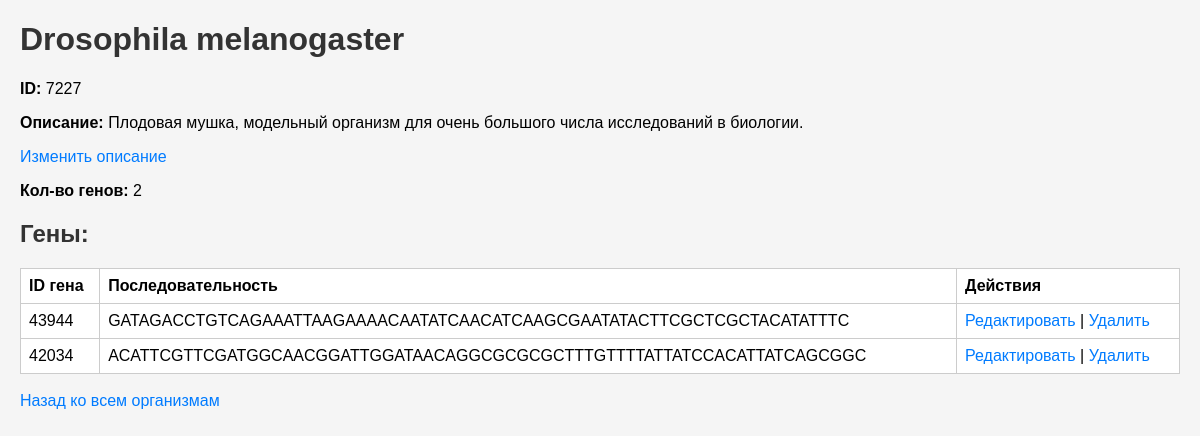
Page /organism/7227 on the committed database.
### app/models.py (models this page shows, shortened)
class Organism(db.Model):
    id = db.Column(db.String, primary_key=True)
    name = db.Column(db.String, nullable=False)
    gene_count = db.Column(db.Integer, default=0)
    description = db.Column(db.String, default="Описание не предоставлено")  # Значение по умолчанию
    genes = db.relationship('Gene', backref='organism', lazy=True)

class Gene(db.Model):
    id = db.Column(db.String, primary_key=True)
    sequence = db.Column(db.Text, nullable=False)
    organism_id = db.Column(db.String, db.ForeignKey('organism.id'), nullable=False)

### app/routes.py (the view)
@app.route('/organism/<string:organism_id>')
def organism_detail(organism_id):
    organism = Organism.query.get_or_404(organism_id)
    return render_template('organism_detail.html', organism=organism)

### app/templates/organism_detail.html (shortened to what this page needs)
<!DOCTYPE html>
<html lang="ru">
<head>
    <link rel="stylesheet" href="{{ url_for('static', filename='style.css') }}">
</head>
<body>
    <h1>{{ organism.name }}</h1>
    <p><strong>ID:</strong> {{ organism.id }}</p>
    <p><strong>Описание:</strong>
    {% if organism.description == "Описание не предоставлено" %}
        <em>{{ organism.description }}</em>
    {% else %}
        {{ organism.description }}
    {% endif %}
    </p>
    <a href="{{ url_for('edit_organism_description', organism_id=organism.id) }}" class="button">
        Изменить описание
    </a>
    <p><strong>Кол-во генов:</strong> {{ organism.gene_count }}</p>
    <h2>Гены:</h2>
    <table>
        <tr>
            <th>ID гена</th>
            <th>Последовательность</th>
            <th>Действия</th>
        </tr>
        {% for gene in organism.genes %}
        <tr>
            <td>{{ gene.id }}</td>
            <td>{{ gene.sequence }}</td>
            <td>
                <a href="{{ url_for('edit_gene', gene_id=gene.id) }}">Редактировать</a> |
                <a href="{{ url_for('delete_gene', gene_id=gene.id) }}">Удалить</a>
            </td>
        </tr>
        {% endfor %}
    </table>
    <br>
    <a href="{{ url_for('index') }}">Назад ко всем организмам</a>
</body>
</html>

### app/static/style.css (style rules this page uses)
body { font-family: Arial, sans-serif; margin: 20px; background-color: #f5f5f5; }
h1, h2 { color: #333; }
table { width: 100%; border-collapse: collapse; margin-top: 20px; background-color: white; }
table, th, td { border: 1px solid #ccc; padding: 8px; text-align: left; }
a { text-decoration: none; color: #007bff; }

### rows in the picture
Organism: name "Drosophila melanogaster", id "7227", description "Плодовая мушка, модельный организм для очень большого числа исследований в биологии.", gene_count "2"
Gene: id "43944", sequence "GATAGACCTGTCAGAAATTAAGAAAACAATATCAACATCAAGCGAATATACTTCGCTCGCTACATATTTC"
Gene: id "42034", sequence "ACATTCGTTCGATGGCAACGGATTGGATAACAGGCGCGCGCTTTGTTTTATTATCCACATTATCAGCGGC"
